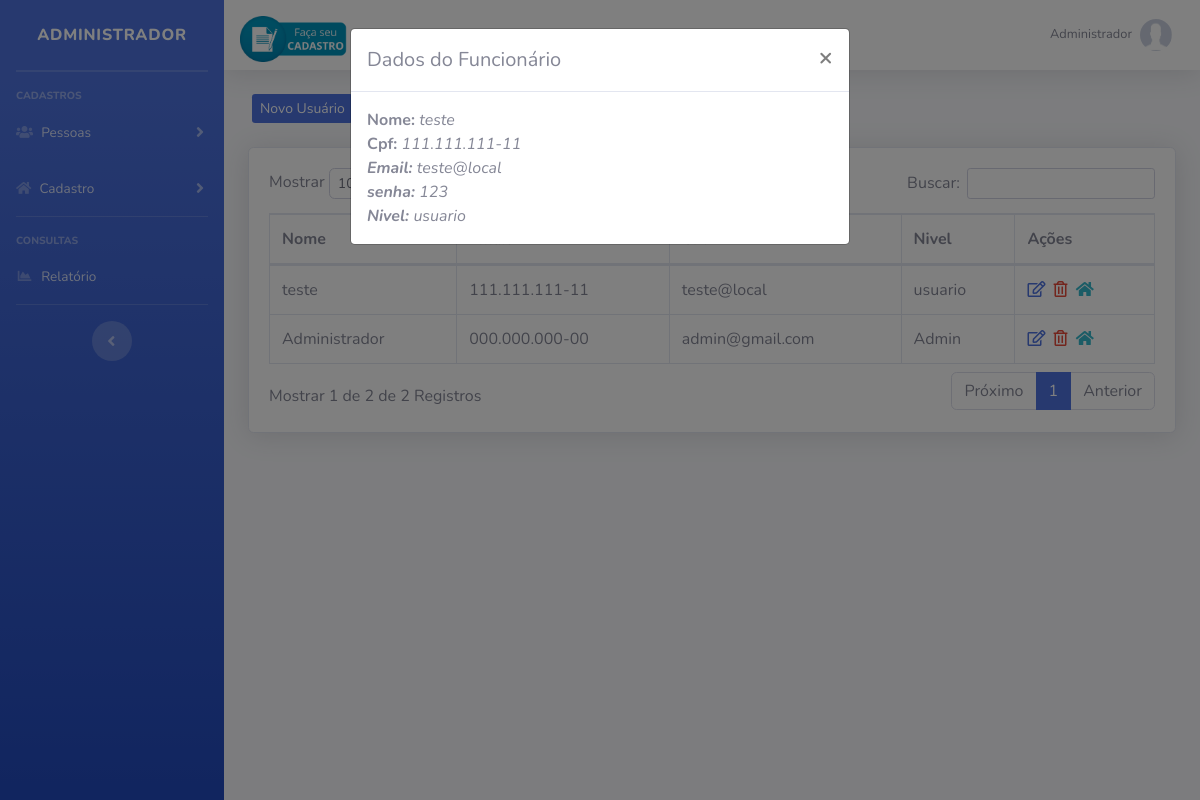
The app's page /painel-adm/index.php?pag=usuarios&funcao=endereco&id=2 (signed in) with its own data.
### tables this page shows
CREATE TABLE `usuarios` (
  `id` int(11) NOT NULL,
  `nome` varchar(100) NOT NULL,
  `cpf` varchar(20) DEFAULT NULL,
  `email` varchar(50) DEFAULT NULL,
  `senha` varchar(100) DEFAULT NULL,
  `nivel` varchar(50) DEFAULT NULL
);

### painel-adm/usuarios.php (the view, shortened to what this page needs)
<?php
$pag = "usuarios";
require_once("../conexao.php");
?>
<div class="row mt-4 mb-4">
    <a type="button" class="btn-primary btn-sm ml-3 d-none d-md-block" href="index.php?pag=<?php echo $pag ?>&funcao=novo">Novo Usuário</a>
</div>
<div class="card shadow mb-4">
    <div class="card-body">
        <div class="table-responsive">
            <table class="table table-bordered" id="dataTable" width="100%" cellspacing="0">
                <thead>
                    <tr>
                        <th>Nome</th>
                        <th>Email</th>
                        <th>CPF</th>
                        <th>Nivel</th>
                        <th>Ações</th>
                    </tr>
                </thead>
                <tbody>
                   <?php
                   $query = $pdo->query("SELECT * FROM usuarios order by id desc ");
                   $res = $query->fetchAll(PDO::FETCH_ASSOC);
                   for ($i=0; $i < count($res); $i++) {
                      $nome = $res[$i]['nome'];
                      $cpf = $res[$i]['cpf'];
                      $email = $res[$i]['email'];
                      $nivel = $res[$i]['nivel'];
                      $id = $res[$i]['id'];
                      ?>
                      <tr>
                        <td><?php echo $nome ?></td>
                        <td><?php echo $cpf ?></td>
                        <td><?php echo $email ?></td>
                        <td><?php echo $nivel ?></td>
                        <td>
                         <a href="index.php?pag=<?php echo $pag ?>&funcao=editar&id=<?php echo $id ?>" class='text-primary mr-1' title='Editar Dados'><i class='far fa-edit'></i></a>
                         <a href="index.php?pag=<?php echo $pag ?>&funcao=excluir&id=<?php echo $id ?>" class='text-danger mr-1' title='Excluir Registro'><i class='far fa-trash-alt'></i></a>
                         <a href="index.php?pag=<?php echo $pag ?>&funcao=endereco&id=<?php echo $id ?>" class='text-info mr-1' title='Ver Endereço'><i class='fas fa-home'></i></a>
                     </td>
                 </tr>
             <?php } ?>
         </tbody>
     </table>
 </div>
</div>
</div>
<div class="modal" id="modal-endereco" tabindex="-1" role="dialog">
    <div class="modal-dialog" role="document">
        <div class="modal-content">
            <div class="modal-header">
                <h5 class="modal-title">Dados do Funcionário</h5>
                <button type="button" class="close" data-dismiss="modal" aria-label="Close">
                    <span aria-hidden="true">&times;</span>
                </button>
            </div>
            <div class="modal-body">
                <?php
                if (@$_GET['funcao'] == 'endereco') {
                    $id2 = $_GET['id'];
                    $query = $pdo->query("SELECT * FROM usuarios where id = '$id2' ");
                    $res = $query->fetchAll(PDO::FETCH_ASSOC);
                    $nome3 = $res[0]['nome'];
                    $cpf3 = $res[0]['cpf'];
                    $email3 = $res[0]['email'];
                    $senha3 = $res[0]['senha'];
                    $nivel3 = $res[0]['nivel'];
                }
                ?>
                <span><b>Nome: </b> <i><?php echo $nome3 ?></i><br>
                     <span><b>Cpf: </b> <i><?php echo $cpf3 ?><br>
                        <span><b>Email: </b> <i><?php echo $email3 ?><br>
                             <span><b>senha: </b> <i><?php echo $senha3 ?><br>
                            <span><b>Nivel: </b> <i><?php echo $nivel3 ?><br>
                            </div>
                        </div>
                    </div>
                </div>

### painel-adm/index.php (shortened to what this page needs)
<?php
     require_once("../conexao.php");
    $pag = @$_GET["pag"];
    $menu1 = "usuarios";
    $menu2 = "administrador";
    $menu3 = "clientes";
    $menu4 = "menu4";
    $menu5 = "menu5";
    $menu6 = "menu6";
$query = $pdo->query("SELECT * FROM usuarios where id = '$_SESSION[id_usuario]'");
$res = $query->fetchAll(PDO::FETCH_ASSOC);
$nome_usu = @$res[0]['nome'];
 ?>
<!DOCTYPE html>
<html lang="pt-br">
    <head>
        <link href="../vendor/fontawesome-free/css/all.min.css" rel="stylesheet" type="text/css">
        <link href="../css/sb-admin-2.min.css" rel="stylesheet">
        <link href="../css/style.css" rel="stylesheet">
        <link href="../vendor/datatables/dataTables.bootstrap4.min.css" rel="stylesheet">
    </head>
    <body id="page-top">
        <div id="wrapper">
            <ul class="navbar-nav bg-gradient-primary sidebar sidebar-dark accordion" id="accordionSidebar">
                <a class="sidebar-brand d-flex align-items-center justify-content-center" href="index.php">
                    <div class="sidebar-brand-text mx-3">Administrador</div>
                </a>
                <hr class="sidebar-divider my-0">
                <hr class="sidebar-divider">
                <div class="sidebar-heading">
                    Cadastros
                </div>
                <li class="nav-item">
                    <a class="nav-link collapsed" href="#" data-toggle="collapse" data-target="#collapseTwo" aria-expanded="true" aria-controls="collapseTwo">
                        <i class="fas fa-users"></i>
                        <span>Pessoas</span>
                    </a>
                </li>
                <li class="nav-item">
                    <a class="nav-link collapsed" href="#" data-toggle="collapse" data-target="#collapseUtilities" aria-expanded="true" aria-controls="collapseUtilities">
                        <i class="fas fa-home"></i>
                        <span>Cadastro</span>
                    </a>
                </li>
                <hr class="sidebar-divider">
                <div class="sidebar-heading">
                    Consultas
                </div>
                <li class="nav-item">
                    <a class="nav-link" href="index.php?pag=<?php echo $menu6 ?>">
                        <i class="fas fa-fw fa-chart-area"></i>
                        <span>Relatório</span></a>
                </li>
                <hr class="sidebar-divider d-none d-md-block">
                <div class="text-center d-none d-md-inline">
                    <button class="rounded-circle border-0" id="sidebarToggle"></button>
                </div>
            </ul>
            <div id="content-wrapper" class="d-flex flex-column">
                <div id="content">
                    <nav class="navbar navbar-expand navbar-light bg-white topbar mb-4 static-top shadow">
                        <img class="mt-2" src="../img/imagem3.png" width="110">
                        <ul class="navbar-nav ml-auto">
                            <li class="nav-item dropdown no-arrow">
                                <a class="nav-link dropdown-toggle" href="#" id="userDropdown" role="button" data-toggle="dropdown" aria-haspopup="true" aria-expanded="false">
                                    <span class="mr-2 d-none d-lg-inline text-gray-600 small"><?php echo $nome_usu ?></span>
                                    <img class="img-profile rounded-circle" src="../img/sem-foto.jpg">
                                </a>
                            </li>
                        </ul>
                    </nav>
                    <div class="container-fluid">
                        <?php if (@$pag == null) {
                        @include_once("home.php");
                        } else if (@$pag==$menu1) {
                        @include_once(@$menu1.".php");
                        } else if (@$pag==$menu2) {
                        @include_once(@$menu2.".php");
                         } else if (@$pag==$menu3) {
                        include_once(@$menu3.".php");
                        } else if (@$pag==$menu4) {
                        @include_once(@$menu4.".php");
                        } else if (@$pag==$menu5) {
                        @include_once(@$menu5.".php");
                        } else if (@$pag==$menu6) {
                        @include_once(@$menu6.".php");
                        } else {
                        @include_once("home.php");
                        }
                        ?>
                    </div>
                </div>
            </div>
        </div>
    </body>
</html>

### records on screen
usuarios: nome "Administrador", cpf "000.000.000-00", email "admin@gmail.com", nivel "Admin"
usuarios: nome "teste", cpf "111.111.111-11", email "teste@local", nivel "usuario", senha "123"
